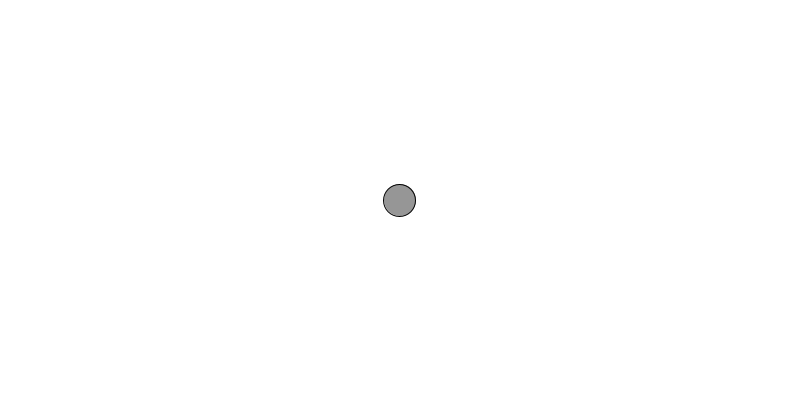
Frame 1 (no input)
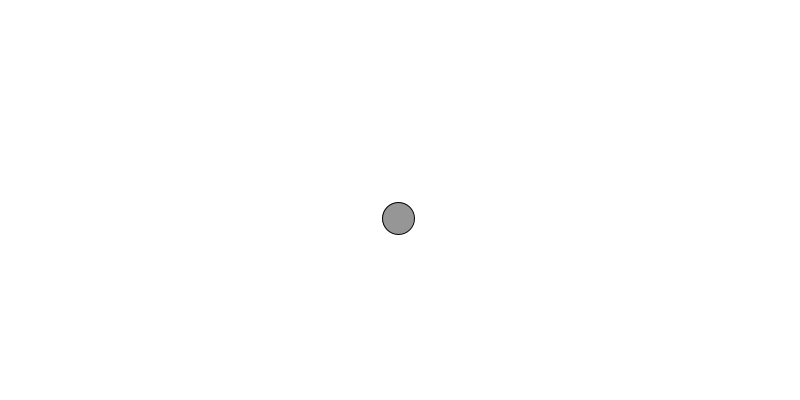
Frame 60 (the mouse pressed at the canvas centre just before this capture)
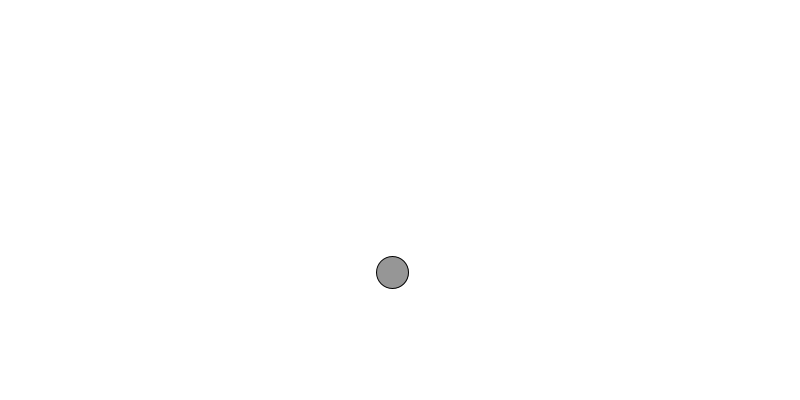
Frame 120 (the mouse held since frame 60 and released just before this capture)

The Processing sketch that drew these frames (run headless with seeded random() and noise(); from frame 60 on, the mouse is pressed at the canvas centre):

// Processing sketch: Constant_Acceleration
// ── Constant_Acceleration.pde
Mover mover;

void setup() {
  size(800,400);
  mover = new Mover();
  background(255);
}

void draw()
{
 background(255);
 mover.update();
 mover.checkEdges();
 mover.display();
}

// ── Mover.pde
class Mover
{
    PVector location = new PVector(width/2,height/2);
    PVector velocity = new PVector(0,0);
    PVector acceleration = new PVector(-0.001,0.01);
    float max;

void display()
  {
    background(255);
    fill(150);
    ellipse(location.x,location.y,32,32);
    println(velocity);
  }  

void update() 
  {
    max = 20;
    velocity.add(acceleration);
    velocity.limit(max);
    location.add(velocity);
  }

void checkEdges()
  {
    if(location.x > width) {
      location.x = 0;
      } else if ( location.x < 0) {
      location.x = width; 
   }
     if(location.y > height) {
      location.y = 0;
     } else if ( location.y < 0) {
      location.y = height; 
  }
 }
}
